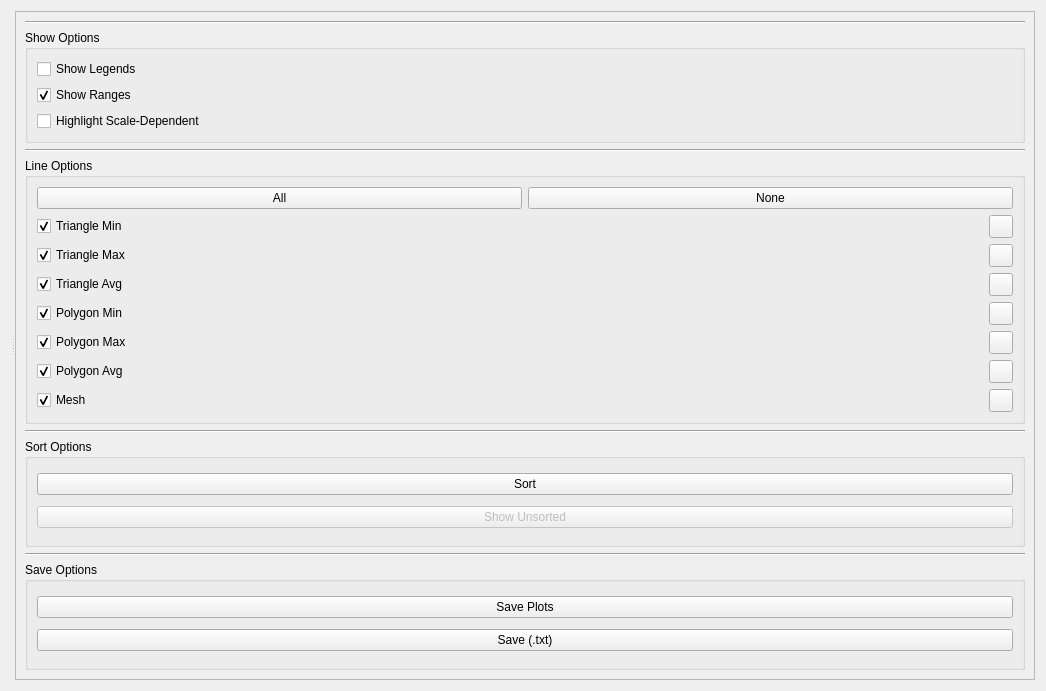
<?xml version="1.0" encoding="UTF-8"?>
<ui version="4.0">
 <class>MeshMetricsWidget</class>
 <widget class="QWidget" name="MeshMetricsWidget">
  <property name="geometry">
   <rect>
    <x>0</x>
    <y>0</y>
    <width>1046</width>
    <height>691</height>
   </rect>
  </property>
  <property name="windowTitle">
   <string>Form</string>
  </property>
  <layout class="QHBoxLayout" name="horizontalLayout_2">
   <item>
    <widget class="QSplitter" name="splitter">
     <property name="orientation">
      <enum>Qt::Horizontal</enum>
     </property>
     <widget class="QWidget" name="charts" native="true">
      <layout class="QHBoxLayout" name="horizontalLayout">
       <item>
        <layout class="QGridLayout" name="chart_grid_layout" rowminimumheight="0"/>
       </item>
      </layout>
     </widget>
     <widget class="QFrame" name="frame">
      <property name="maximumSize">
       <size>
        <width>16777215</width>
        <height>16777215</height>
       </size>
      </property>
      <property name="frameShape">
       <enum>QFrame::StyledPanel</enum>
      </property>
      <property name="frameShadow">
       <enum>QFrame::Raised</enum>
      </property>
      <layout class="QGridLayout" name="gridLayout">
       <item row="3" column="0">
        <widget class="QGroupBox" name="groupBox_2">
         <property name="title">
          <string>Line Options</string>
         </property>
         <layout class="QGridLayout" name="gridLayout_2">
          <item row="0" column="0" colspan="2">
           <layout class="QHBoxLayout" name="horizontalLayout_3">
            <item>
             <widget class="QPushButton" name="all_btn">
              <property name="text">
               <string>All</string>
              </property>
             </widget>
            </item>
            <item>
             <widget class="QPushButton" name="none_btn">
              <property name="text">
               <string>None</string>
              </property>
             </widget>
            </item>
           </layout>
          </item>
          <item row="1" column="0">
           <widget class="QCheckBox" name="min_cb">
            <property name="text">
             <string>Triangle Min</string>
            </property>
            <property name="checked">
             <bool>true</bool>
            </property>
           </widget>
          </item>
          <item row="1" column="1">
           <widget class="QToolButton" name="min_color_btn">
            <property name="text">
             <string/>
            </property>
            <property name="icon">
             <iconset>
              <normaloff>:/icons/img/color_icon.png</normaloff>:/icons/img/color_icon.png</iconset>
            </property>
            <property name="toolButtonStyle">
             <enum>Qt::ToolButtonTextBesideIcon</enum>
            </property>
           </widget>
          </item>
          <item row="2" column="0">
           <widget class="QCheckBox" name="max_cb">
            <property name="text">
             <string>Triangle Max</string>
            </property>
            <property name="checked">
             <bool>true</bool>
            </property>
           </widget>
          </item>
          <item row="2" column="1">
           <widget class="QToolButton" name="max_color_btn">
            <property name="text">
             <string/>
            </property>
            <property name="icon">
             <iconset>
              <normaloff>:/icons/img/color_icon.png</normaloff>:/icons/img/color_icon.png</iconset>
            </property>
            <property name="toolButtonStyle">
             <enum>Qt::ToolButtonTextBesideIcon</enum>
            </property>
           </widget>
          </item>
          <item row="3" column="0">
           <widget class="QCheckBox" name="avg_cb">
            <property name="text">
             <string>Triangle Avg</string>
            </property>
            <property name="checked">
             <bool>true</bool>
            </property>
           </widget>
          </item>
          <item row="3" column="1">
           <widget class="QToolButton" name="avg_color_btn">
            <property name="text">
             <string/>
            </property>
            <property name="icon">
             <iconset>
              <normaloff>:/icons/img/color_icon.png</normaloff>:/icons/img/color_icon.png</iconset>
            </property>
            <property name="toolButtonStyle">
             <enum>Qt::ToolButtonTextBesideIcon</enum>
            </property>
           </widget>
          </item>
          <item row="4" column="0">
           <widget class="QCheckBox" name="poly_min_cb">
            <property name="text">
             <string>Polygon Min</string>
            </property>
            <property name="checked">
             <bool>true</bool>
            </property>
           </widget>
          </item>
          <item row="4" column="1">
           <widget class="QToolButton" name="poly_min_color_btn">
            <property name="text">
             <string/>
            </property>
            <property name="icon">
             <iconset>
              <normaloff>:/icons/img/color_icon.png</normaloff>:/icons/img/color_icon.png</iconset>
            </property>
            <property name="toolButtonStyle">
             <enum>Qt::ToolButtonTextBesideIcon</enum>
            </property>
           </widget>
          </item>
          <item row="5" column="0">
           <widget class="QCheckBox" name="poly_max_cb">
            <property name="text">
             <string>Polygon Max</string>
            </property>
            <property name="checked">
             <bool>true</bool>
            </property>
           </widget>
          </item>
          <item row="5" column="1">
           <widget class="QToolButton" name="poly_max_color_btn">
            <property name="text">
             <string/>
            </property>
            <property name="icon">
             <iconset>
              <normaloff>:/icons/img/color_icon.png</normaloff>:/icons/img/color_icon.png</iconset>
            </property>
            <property name="toolButtonStyle">
             <enum>Qt::ToolButtonTextBesideIcon</enum>
            </property>
           </widget>
          </item>
          <item row="6" column="0">
           <widget class="QCheckBox" name="poly_avg_cb">
            <property name="text">
             <string>Polygon Avg</string>
            </property>
            <property name="checked">
             <bool>true</bool>
            </property>
           </widget>
          </item>
          <item row="6" column="1">
           <widget class="QToolButton" name="poly_avg_color_btn">
            <property name="text">
             <string/>
            </property>
            <property name="icon">
             <iconset>
              <normaloff>:/icons/img/color_icon.png</normaloff>:/icons/img/color_icon.png</iconset>
            </property>
            <property name="toolButtonStyle">
             <enum>Qt::ToolButtonTextBesideIcon</enum>
            </property>
           </widget>
          </item>
          <item row="7" column="0">
           <widget class="QCheckBox" name="mesh_cb">
            <property name="text">
             <string>Mesh</string>
            </property>
            <property name="checked">
             <bool>true</bool>
            </property>
           </widget>
          </item>
          <item row="7" column="1">
           <widget class="QToolButton" name="mesh_color_btn">
            <property name="text">
             <string/>
            </property>
           </widget>
          </item>
         </layout>
        </widget>
       </item>
       <item row="1" column="0">
        <widget class="QGroupBox" name="groupBox">
         <property name="title">
          <string>Show Options</string>
         </property>
         <layout class="QVBoxLayout" name="verticalLayout">
          <item>
           <widget class="QCheckBox" name="show_legend_cb">
            <property name="text">
             <string>Show Legends</string>
            </property>
           </widget>
          </item>
          <item>
           <widget class="QCheckBox" name="show_ranges_cb">
            <property name="text">
             <string>Show Ranges</string>
            </property>
            <property name="checked">
             <bool>true</bool>
            </property>
           </widget>
          </item>
          <item>
           <widget class="QCheckBox" name="scale_dependent_cb">
            <property name="text">
             <string>Highlight Scale-Dependent</string>
            </property>
           </widget>
          </item>
         </layout>
        </widget>
       </item>
       <item row="6" column="0">
        <widget class="Line" name="line_3">
         <property name="orientation">
          <enum>Qt::Horizontal</enum>
         </property>
        </widget>
       </item>
       <item row="4" column="0">
        <widget class="Line" name="line_2">
         <property name="orientation">
          <enum>Qt::Horizontal</enum>
         </property>
        </widget>
       </item>
       <item row="5" column="0">
        <widget class="QGroupBox" name="groupBox_4">
         <property name="title">
          <string>Sort Options</string>
         </property>
         <layout class="QVBoxLayout" name="verticalLayout_4">
          <item>
           <widget class="QPushButton" name="sort_btn">
            <property name="text">
             <string>Sort</string>
            </property>
           </widget>
          </item>
          <item>
           <widget class="QPushButton" name="original_btn">
            <property name="enabled">
             <bool>false</bool>
            </property>
            <property name="text">
             <string>Show Unsorted</string>
            </property>
           </widget>
          </item>
         </layout>
        </widget>
       </item>
       <item row="7" column="0">
        <widget class="QGroupBox" name="groupBox_3">
         <property name="title">
          <string>Save Options</string>
         </property>
         <layout class="QVBoxLayout" name="verticalLayout_3">
          <item>
           <widget class="QPushButton" name="save_plots_btn">
            <property name="text">
             <string>Save Plots</string>
            </property>
            <property name="icon">
             <iconset>
              <normaloff>:/icons/img/image_icon.png</normaloff>:/icons/img/image_icon.png</iconset>
            </property>
           </widget>
          </item>
          <item>
           <widget class="QPushButton" name="save_txt_btn">
            <property name="text">
             <string>Save (.txt)</string>
            </property>
            <property name="icon">
             <iconset>
              <normaloff>:/icons/img/save_icon.png</normaloff>:/icons/img/save_icon.png</iconset>
            </property>
           </widget>
          </item>
         </layout>
        </widget>
       </item>
       <item row="0" column="0">
        <widget class="Line" name="line">
         <property name="orientation">
          <enum>Qt::Horizontal</enum>
         </property>
        </widget>
       </item>
       <item row="2" column="0">
        <widget class="Line" name="line_4">
         <property name="orientation">
          <enum>Qt::Horizontal</enum>
         </property>
        </widget>
       </item>
      </layout>
     </widget>
    </widget>
   </item>
  </layout>
 </widget>
 <resources/>
 <connections/>
</ui>
